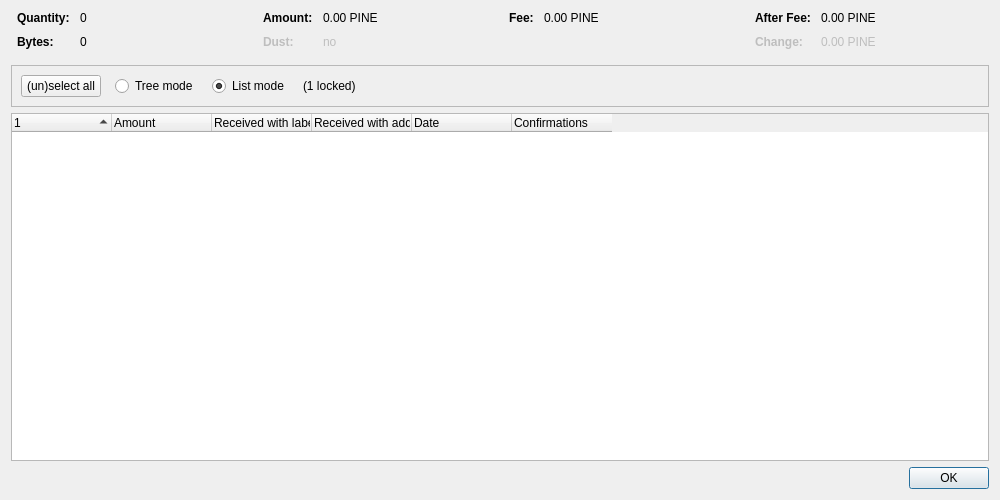
<?xml version="1.0" encoding="UTF-8"?>
<ui version="4.0">
 <class>CoinControlDialog</class>
 <widget class="QDialog" name="CoinControlDialog">
  <property name="geometry">
   <rect>
    <x>0</x>
    <y>0</y>
    <width>1000</width>
    <height>500</height>
   </rect>
  </property>
  <property name="windowTitle">
   <string>Coin Selection</string>
  </property>
  <layout class="QVBoxLayout" name="verticalLayout">
   <item>
    <layout class="QHBoxLayout" name="horizontalLayoutTop" stretch="0,0,0,0">
     <property name="topMargin">
      <number>0</number>
     </property>
     <property name="bottomMargin">
      <number>10</number>
     </property>
     <item>
      <layout class="QFormLayout" name="formLayoutCoinControl1">
       <property name="horizontalSpacing">
        <number>10</number>
       </property>
       <property name="verticalSpacing">
        <number>10</number>
       </property>
       <property name="leftMargin">
        <number>6</number>
       </property>
       <property name="rightMargin">
        <number>6</number>
       </property>
       <item row="0" column="0">
        <widget class="QLabel" name="labelCoinControlQuantityText">
         <property name="font">
          <font>
           <weight>75</weight>
           <bold>true</bold>
          </font>
         </property>
         <property name="text">
          <string>Quantity:</string>
         </property>
        </widget>
       </item>
       <item row="0" column="1">
        <widget class="QLabel" name="labelCoinControlQuantity">
         <property name="cursor">
          <cursorShape>IBeamCursor</cursorShape>
         </property>
         <property name="contextMenuPolicy">
          <enum>Qt::ActionsContextMenu</enum>
         </property>
         <property name="text">
          <string notr="true">0</string>
         </property>
         <property name="textInteractionFlags">
          <set>Qt::LinksAccessibleByMouse|Qt::TextSelectableByKeyboard|Qt::TextSelectableByMouse</set>
         </property>
        </widget>
       </item>
       <item row="1" column="0">
        <widget class="QLabel" name="labelCoinControlBytesText">
         <property name="font">
          <font>
           <weight>75</weight>
           <bold>true</bold>
          </font>
         </property>
         <property name="text">
          <string>Bytes:</string>
         </property>
        </widget>
       </item>
       <item row="1" column="1">
        <widget class="QLabel" name="labelCoinControlBytes">
         <property name="cursor">
          <cursorShape>IBeamCursor</cursorShape>
         </property>
         <property name="contextMenuPolicy">
          <enum>Qt::ActionsContextMenu</enum>
         </property>
         <property name="text">
          <string notr="true">0</string>
         </property>
         <property name="textInteractionFlags">
          <set>Qt::LinksAccessibleByMouse|Qt::TextSelectableByKeyboard|Qt::TextSelectableByMouse</set>
         </property>
        </widget>
       </item>
      </layout>
     </item>
     <item>
      <layout class="QFormLayout" name="formLayoutCoinControl2">
       <property name="horizontalSpacing">
        <number>10</number>
       </property>
       <property name="verticalSpacing">
        <number>10</number>
       </property>
       <property name="leftMargin">
        <number>6</number>
       </property>
       <property name="rightMargin">
        <number>6</number>
       </property>
       <item row="0" column="0">
        <widget class="QLabel" name="labelCoinControlAmountText">
         <property name="font">
          <font>
           <weight>75</weight>
           <bold>true</bold>
          </font>
         </property>
         <property name="text">
          <string>Amount:</string>
         </property>
        </widget>
       </item>
       <item row="0" column="1">
        <widget class="QLabel" name="labelCoinControlAmount">
         <property name="cursor">
          <cursorShape>IBeamCursor</cursorShape>
         </property>
         <property name="contextMenuPolicy">
          <enum>Qt::ActionsContextMenu</enum>
         </property>
         <property name="text">
          <string notr="true">0.00 PINE</string>
         </property>
         <property name="textInteractionFlags">
          <set>Qt::LinksAccessibleByMouse|Qt::TextSelectableByKeyboard|Qt::TextSelectableByMouse</set>
         </property>
        </widget>
       </item>
       <item row="1" column="0">
        <widget class="QLabel" name="labelCoinControlLowOutputText">
         <property name="enabled">
          <bool>false</bool>
         </property>
         <property name="font">
          <font>
           <weight>75</weight>
           <bold>true</bold>
          </font>
         </property>
         <property name="text">
          <string>Dust:</string>
         </property>
        </widget>
       </item>
       <item row="1" column="1">
        <widget class="QLabel" name="labelCoinControlLowOutput">
         <property name="enabled">
          <bool>false</bool>
         </property>
         <property name="cursor">
          <cursorShape>IBeamCursor</cursorShape>
         </property>
         <property name="contextMenuPolicy">
          <enum>Qt::ActionsContextMenu</enum>
         </property>
         <property name="text">
          <string notr="true">no</string>
         </property>
         <property name="textInteractionFlags">
          <set>Qt::LinksAccessibleByMouse|Qt::TextSelectableByKeyboard|Qt::TextSelectableByMouse</set>
         </property>
        </widget>
       </item>
      </layout>
     </item>
     <item>
      <layout class="QFormLayout" name="formLayoutCoinControl3">
       <property name="horizontalSpacing">
        <number>10</number>
       </property>
       <property name="verticalSpacing">
        <number>10</number>
       </property>
       <property name="leftMargin">
        <number>6</number>
       </property>
       <property name="rightMargin">
        <number>6</number>
       </property>
       <item row="0" column="0">
        <widget class="QLabel" name="labelCoinControlFeeText">
         <property name="font">
          <font>
           <weight>75</weight>
           <bold>true</bold>
          </font>
         </property>
         <property name="text">
          <string>Fee:</string>
         </property>
        </widget>
       </item>
       <item row="0" column="1">
        <widget class="QLabel" name="labelCoinControlFee">
         <property name="cursor">
          <cursorShape>IBeamCursor</cursorShape>
         </property>
         <property name="contextMenuPolicy">
          <enum>Qt::ActionsContextMenu</enum>
         </property>
         <property name="text">
          <string notr="true">0.00 PINE</string>
         </property>
         <property name="textInteractionFlags">
          <set>Qt::LinksAccessibleByMouse|Qt::TextSelectableByKeyboard|Qt::TextSelectableByMouse</set>
         </property>
        </widget>
       </item>
      </layout>
     </item>
     <item>
      <layout class="QFormLayout" name="formLayoutCoinControl4">
       <property name="horizontalSpacing">
        <number>10</number>
       </property>
       <property name="verticalSpacing">
        <number>10</number>
       </property>
       <property name="leftMargin">
        <number>6</number>
       </property>
       <property name="rightMargin">
        <number>6</number>
       </property>
       <item row="0" column="0">
        <widget class="QLabel" name="labelCoinControlAfterFeeText">
         <property name="font">
          <font>
           <weight>75</weight>
           <bold>true</bold>
          </font>
         </property>
         <property name="text">
          <string>After Fee:</string>
         </property>
        </widget>
       </item>
       <item row="0" column="1">
        <widget class="QLabel" name="labelCoinControlAfterFee">
         <property name="cursor">
          <cursorShape>IBeamCursor</cursorShape>
         </property>
         <property name="contextMenuPolicy">
          <enum>Qt::ActionsContextMenu</enum>
         </property>
         <property name="text">
          <string notr="true">0.00 PINE</string>
         </property>
         <property name="textInteractionFlags">
          <set>Qt::LinksAccessibleByMouse|Qt::TextSelectableByKeyboard|Qt::TextSelectableByMouse</set>
         </property>
        </widget>
       </item>
       <item row="1" column="0">
        <widget class="QLabel" name="labelCoinControlChangeText">
         <property name="enabled">
          <bool>false</bool>
         </property>
         <property name="font">
          <font>
           <weight>75</weight>
           <bold>true</bold>
          </font>
         </property>
         <property name="text">
          <string>Change:</string>
         </property>
        </widget>
       </item>
       <item row="1" column="1">
        <widget class="QLabel" name="labelCoinControlChange">
         <property name="enabled">
          <bool>false</bool>
         </property>
         <property name="cursor">
          <cursorShape>IBeamCursor</cursorShape>
         </property>
         <property name="contextMenuPolicy">
          <enum>Qt::ActionsContextMenu</enum>
         </property>
         <property name="text">
          <string notr="true">0.00 PINE</string>
         </property>
         <property name="textInteractionFlags">
          <set>Qt::LinksAccessibleByMouse|Qt::TextSelectableByKeyboard|Qt::TextSelectableByMouse</set>
         </property>
        </widget>
       </item>
      </layout>
     </item>
    </layout>
   </item>
   <item>
    <widget class="QFrame" name="frame">
     <property name="minimumSize">
      <size>
       <width>0</width>
       <height>40</height>
      </size>
     </property>
     <property name="frameShape">
      <enum>QFrame::StyledPanel</enum>
     </property>
     <property name="frameShadow">
      <enum>QFrame::Sunken</enum>
     </property>
     <layout class="QHBoxLayout" name="horizontalLayout">
      <item>
       <layout class="QHBoxLayout" name="horizontalLayoutPanel" stretch="0,0,0,0,0">
        <property name="spacing">
         <number>14</number>
        </property>
        <item>
         <widget class="QPushButton" name="pushButtonSelectAll">
          <property name="sizePolicy">
           <sizepolicy hsizetype="Maximum" vsizetype="Fixed">
            <horstretch>0</horstretch>
            <verstretch>0</verstretch>
           </sizepolicy>
          </property>
          <property name="text">
           <string>(un)select all</string>
          </property>
          <property name="autoDefault">
           <bool>false</bool>
          </property>
         </widget>
        </item>
        <item>
         <widget class="QRadioButton" name="radioTreeMode">
          <property name="sizePolicy">
           <sizepolicy hsizetype="Maximum" vsizetype="Fixed">
            <horstretch>0</horstretch>
            <verstretch>0</verstretch>
           </sizepolicy>
          </property>
          <property name="text">
           <string>Tree mode</string>
          </property>
         </widget>
        </item>
        <item>
         <widget class="QRadioButton" name="radioListMode">
          <property name="sizePolicy">
           <sizepolicy hsizetype="Maximum" vsizetype="Fixed">
            <horstretch>0</horstretch>
            <verstretch>0</verstretch>
           </sizepolicy>
          </property>
          <property name="text">
           <string>List mode</string>
          </property>
          <property name="checked">
           <bool>true</bool>
          </property>
         </widget>
        </item>
        <item>
         <widget class="QLabel" name="labelLocked">
          <property name="text">
           <string notr="true">(1 locked)</string>
          </property>
         </widget>
        </item>
        <item>
         <spacer name="horizontalSpacer">
          <property name="orientation">
           <enum>Qt::Horizontal</enum>
          </property>
          <property name="sizeHint" stdset="0">
           <size>
            <width>40</width>
            <height>20</height>
           </size>
          </property>
         </spacer>
        </item>
       </layout>
      </item>
     </layout>
    </widget>
   </item>
   <item>
    <widget class="CoinControlTreeWidget" name="treeWidget">
     <property name="contextMenuPolicy">
      <enum>Qt::CustomContextMenu</enum>
     </property>
     <property name="sortingEnabled">
      <bool>false</bool>
     </property>
     <property name="columnCount">
      <number>6</number>
     </property>
     <attribute name="headerShowSortIndicator" stdset="0">
      <bool>true</bool>
     </attribute>
     <attribute name="headerStretchLastSection">
      <bool>false</bool>
     </attribute>
     <column>
      <property name="text">
       <string/>
      </property>
     </column>
     <column>
      <property name="text">
       <string>Amount</string>
      </property>
     </column>
     <column>
      <property name="text">
       <string>Received with label</string>
      </property>
     </column>
     <column>
      <property name="text">
       <string>Received with address</string>
      </property>
     </column>
     <column>
      <property name="text">
       <string>Date</string>
      </property>
     </column>
     <column>
      <property name="text">
       <string>Confirmations</string>
      </property>
      <property name="toolTip">
       <string>Confirmed</string>
      </property>
     </column>
     <column>
      <property name="text">
       <string/>
      </property>
     </column>
     <column>
      <property name="text">
       <string/>
      </property>
     </column>
     <column>
      <property name="text">
       <string/>
      </property>
     </column>
     <column>
      <property name="text">
       <string/>
      </property>
     </column>
    </widget>
   </item>
   <item>
    <widget class="QDialogButtonBox" name="buttonBox">
     <property name="orientation">
      <enum>Qt::Horizontal</enum>
     </property>
     <property name="standardButtons">
      <set>QDialogButtonBox::Ok</set>
     </property>
    </widget>
   </item>
  </layout>
 </widget>
 <customwidgets>
  <customwidget>
   <class>CoinControlTreeWidget</class>
   <extends>QTreeWidget</extends>
   <header>qt/coincontroltreewidget.h</header>
  </customwidget>
 </customwidgets>
 <resources/>
 <connections/>
</ui>
